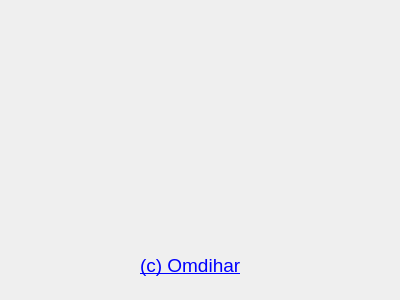
<?xml version="1.0" encoding="UTF-8"?>
<ui version="4.0">
 <class>Dialog</class>
 <widget class="QDialog" name="Dialog">
  <property name="geometry">
   <rect>
    <x>0</x>
    <y>0</y>
    <width>400</width>
    <height>300</height>
   </rect>
  </property>
  <property name="windowTitle">
   <string>About</string>
  </property>
  <widget class="QLabel" name="pictureLabel">
   <property name="geometry">
    <rect>
     <x>25</x>
     <y>22</y>
     <width>351</width>
     <height>211</height>
    </rect>
   </property>
   <property name="layoutDirection">
    <enum>Qt::LeftToRight</enum>
   </property>
   <property name="text">
    <string>&lt;html&gt;&lt;head/&gt;&lt;body&gt;&lt;p&gt;&lt;img src=&quot;:/ControlPanel/Resources/omdihar.png&quot;/&gt;&lt;/p&gt;&lt;/body&gt;&lt;/html&gt;</string>
   </property>
   <property name="alignment">
    <set>Qt::AlignCenter</set>
   </property>
  </widget>
  <widget class="QLabel" name="copyrightLabel">
   <property name="geometry">
    <rect>
     <x>140</x>
     <y>250</y>
     <width>151</width>
     <height>31</height>
    </rect>
   </property>
   <property name="font">
    <font>
     <pointsize>14</pointsize>
    </font>
   </property>
   <property name="text">
    <string>&lt;html&gt;&lt;head/&gt;&lt;body&gt;&lt;p&gt;&lt;a href=&quot;http://www.elitepvpers.com/forum/members/2354584-omdihar.html&quot;&gt;&lt;span style=&quot; text-decoration: underline; color:#0000ff;&quot;&gt;(c) Omdihar&lt;/span&gt;&lt;/a&gt;&lt;/p&gt;&lt;/body&gt;&lt;/html&gt;</string>
   </property>
  </widget>
 </widget>
 <resources>
  <include location="controlpanel.qrc"/>
 </resources>
 <connections/>
</ui>
